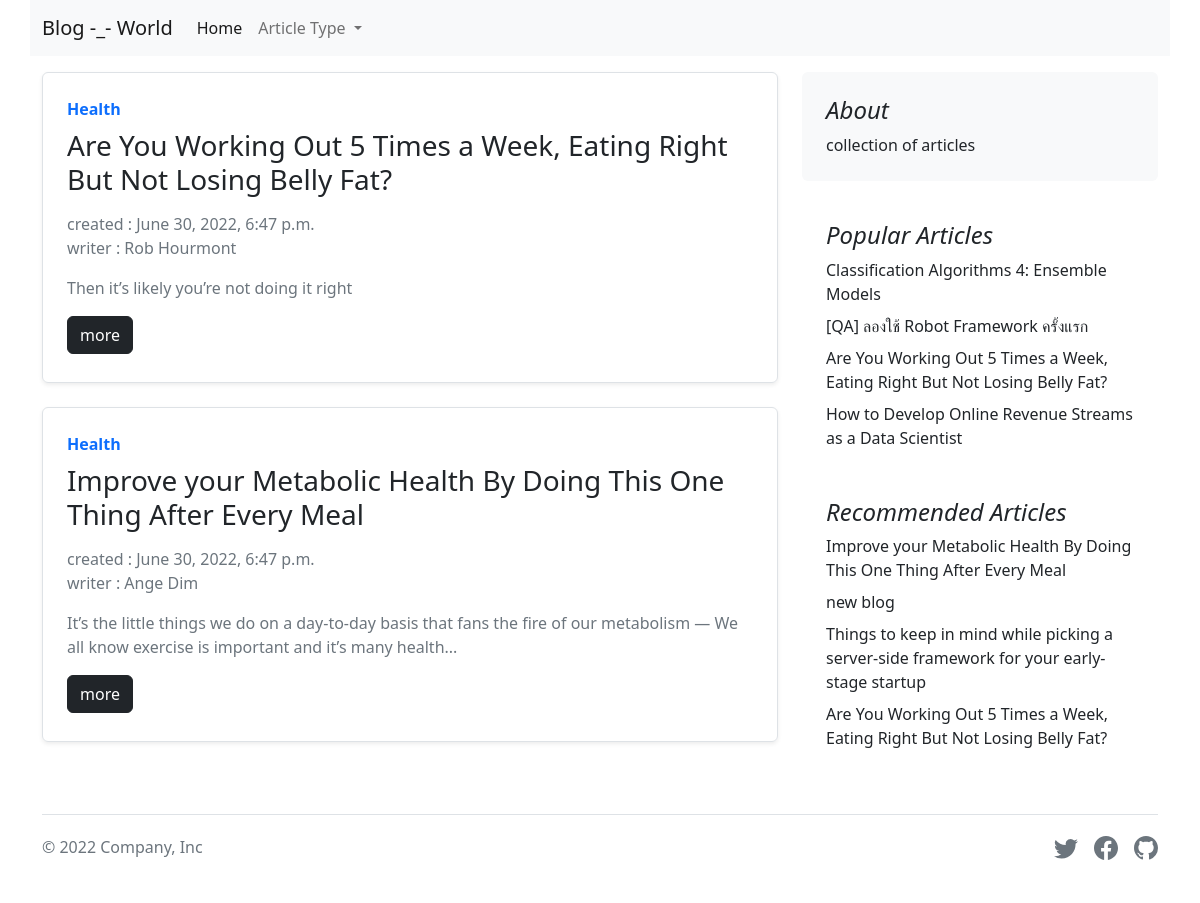
Page /9/ on the committed database.
### blog/models.py (models this page shows, shortened)
class Blogs(models.Model) :
    name = models.CharField(max_length=255)
    description = models.TextField()
    content = models.TextField()
    category = models.ForeignKey(Category,on_delete=models.CASCADE)
    writer = models.CharField(max_length=255)
    views = models.IntegerField(default=0)
    created = models.DateTimeField(auto_now_add=True)

### category/models.py (models this page shows)
class Category(models.Model) :
    name = models.CharField(max_length=255,unique=True)
    def __str__(self):
        return self.name

### blog/views.py (the view)
# urls.py: path('<int:category_id>/', resultdata, name='resultdata'),
def resultdata(request, category_id):
    results = Blogs.objects.filter(category_id=category_id)
    context = {
        'results': results,
        'categories': categories,
        'recommend': recommend,
        'popular': popular
    }
    return render(request, 'result.html', context)

### blog/templates/result.html (shortened to what this page needs)
{% extends 'layout.html' %}
{% block content %}
<div class="col-md-8" id="all_articles">
    {% for blog in results %}
    <div>
        <div class="row g-0 border rounded overflow-hidden flex-md-row mb-4 shadow-sm h-md-250 position-relative">
            <div class="col p-4 d-flex flex-column position-static">
                <strong class="d-inline-block mb-2 text-primary">{{blog.category}}</strong>
                <h3 class="mb-0">{{blog.name}}</h3>
                <div class="mb-1 text-muted">
                    <span class="row mx-0 mt-3">created : {{blog.created}}</span>
                    <span class="row mx-0 mb-3">writer : {{blog.writer}}</span>
                    <p class="card-text mb-auto">{{blog.description}}</p>
                    <a href="{% url 'blogDetail' blog.id %}" class="btn btn-dark mt-3">more</a>
                </div>
            </div>
        </div>
    </div>
    {% endfor %}
</div>
{% endblock %}

### blog/templates/layout.html (shortened to what this page needs)
<!doctype html>
<html lang="en">
<head>
    <link href="https://cdn.jsdelivr.net/npm/bootstrap@5.2.0-beta1/dist/css/bootstrap.min.css" rel="stylesheet"
>
</head>
<body>
    <nav class="navbar navbar-expand-lg bg-light container sticky-top mb-3">
        <div class="container-fluid">
          <a class="navbar-brand" href="/">Blog -_- World</a>
          <div class="collapse navbar-collapse" id="navbarNavDropdown">
            <ul class="navbar-nav">
              <li class="nav-item">
                <a class="nav-link active" aria-current="page" href="/">Home</a>
              </li>
              <li class="nav-item dropdown">
                <a class="nav-link dropdown-toggle" href="#" id="navbarDropdownMenuLink" role="button" data-bs-toggle="dropdown" aria-expanded="false">
                    Article Type
                </a>
              </li>
            </ul>
          </div>
        </div>
      </nav>
    <main class="container">
        <div class="row g-4">
            {% block content %}
            {% endblock %}
            <div class="col-md-4">
                <div class="position-sticky" style="top: 2rem;">
                    <div class="p-4 mb-3 bg-light rounded">
                        <h4 class="fst-italic">About</h4>
                        <p class="mb-0">collection of articles</p>
                    </div>
                    <div class="p-4">
                        <h4 class="fst-italic">Popular Articles</h4>
                        <ol class="list-unstyled mb-0">
                            {% for blog in popular %}
                            <li class="mt-2"><a href="{% url 'blogDetail' blog.id %}" class="text-dark text-decoration-none">{{blog.name}}</a></li>
                            {% endfor %}
                        </ol>
                    </div>
                    <div class="p-4">
                        <h4 class="fst-italic">Recommended Articles</h4>
                        <ol class="list-unstyled">
                            {% for blog in recommend %}
                            <li class="mt-2"><a href="{% url 'blogDetail' blog.id %}" class="text-dark text-decoration-none">{{blog.name}}</a></li>
                            {% endfor %}
                        </ol>
                    </div>
                </div>
            </div>
        </div>
    </main>
    <div class="container">
        <footer class="d-flex flex-wrap justify-content-between align-items-center py-3 my-4 border-top">
          <p class="col-md-4 mb-0 text-muted">&copy; 2022 Company, Inc</p>
          <a href="/" class="col-md-4 d-flex align-items-center justify-content-center mb-3 mb-md-0 me-md-auto link-dark text-decoration-none">
            <svg class="bi me-2" width="40" height="32"><use xlink:href="#bootstrap"/></svg>
          </a>
          <ul class="nav col-md-4 justify-content-end list-unstyled d-flex">
            <li class="ms-3">
                <a class="text-muted" href="#">
                </a>
             </li>
            <li class="ms-3">
                <a class="text-muted" href="#">
                </a>
             </li>
            <li class="ms-3">
                <a class="text-muted" href="#">
                </a>
             </li>
        </footer>
      </div>
</body>
</html>

### rows in the picture
Blogs: category "Health", name "Are You Working Out 5 Times a Week, Eating Right But Not Losing Belly Fat?", created "June 30, 2022, 6:47 p.m.", writer "Rob Hourmont", description "Then it’s likely you’re not doing it right"
Blogs: category "Health", name "Improve your Metabolic Health By Doing This One Thing After Every Meal", created "June 30, 2022, 6:47 p.m.", writer "Ange Dim", description "It’s the little things we do on a day-to-day basis that fans the fire of our metabolism — We all know exercise is important and it’s many health..."
Blogs: name "Classification Algorithms 4: Ensemble Models"
Blogs: name "[QA] ลองใช้ Robot Framework ครั้งแรก"
Blogs: name "How to Develop Online Revenue Streams as a Data Scientist"
Blogs: name "new blog"
Blogs: name "Things to keep in mind while picking a server-side framework for your early-stage startup"
